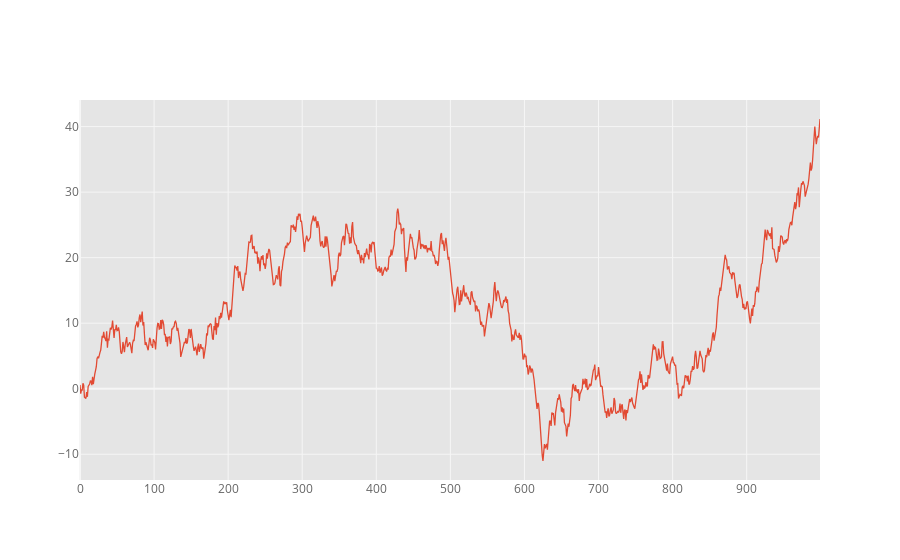

The notebook cell this image was saved under:
### Markdown cell above
You can plot one column versus another using the *x* and *y* keywords in `iplot`

### Code cell
df3 = pd.DataFrame(np.random.randn(1000, 2), columns=['B', 'C']).cumsum()
df3['A'] = pd.Series(list(range(len(df3))))
df3.iplot(x='A', y='B')

### Figure 1 — Plotly figure (JSON) as saved in the notebook; plotly's stock layout.template omitted (floating-point values rounded to 4 significant figures; data arrays with more than 128 entries replaced by an {"elided": "..."} marker saying what was removed)
{"data": [{"line": {"color": "rgba(226, 74, 51, 1.0)", "dash": "solid", "shape": "linear", "width": 1.3}, "mode": "lines", "name": "B", "text": "", "type": "scatter", "x": {"elided": "1000 int values"}, "y": {"elided": "1000 float values"}}], "layout": {"legend": {"bgcolor": "#FFFFFF", "font": {"color": "#666666"}}, "paper_bgcolor": "#FFFFFF", "plot_bgcolor": "#E5E5E5", "title": {"font": {"color": "#151516"}, "x": 0.5}, "xaxis": {"gridcolor": "#F6F6F6", "showgrid": true, "tickfont": {"color": "#666666"}, "title": {"font": {"color": "#666666"}, "text": ""}, "zerolinecolor": "#F6F6F6"}, "yaxis": {"gridcolor": "#F6F6F6", "showgrid": true, "tickfont": {"color": "#666666"}, "title": {"font": {"color": "#666666"}, "text": ""}, "zerolinecolor": "#F6F6F6"}}}
